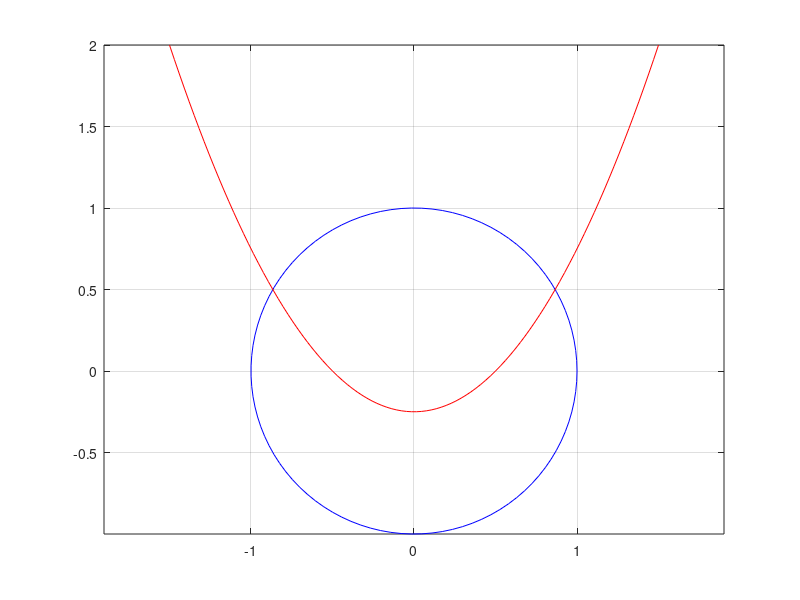

This chart was generated by the following MATLAB code: (Note: this script raises an error after producing the figure.)
clear all;

%graphic rappresentaton of the problem
U = linspace(0,2*pi);
X = cos(U); Y = sin(U);
plot(X,Y,'b')
grid on
hold on
f = @(x) 1/4*(4*x.^2-1);
X1 = linspace(-1.5,1.5);
Y1 = f(X1);
plot(X1,Y1,'r')
axis equal

%real solution
fun = @(x) root2d(x);
x0 = [1,1];
x = fsolve(fun, x0);

%approximation
g=@(u) 4*(cos(u)).^2-4*sin(u)-1;
g1=@(u) -8*sin(u).*cos(u)-4*cos(u);
nmax = 100;
toll = 1e-8;
u0=1;

[u_app, it] = newton_es1(g,g1,fun,u0,toll,nmax);
x_app = [cos(u_app); sin(u_app)];

err = norm(x-x_app(:,end)');

fprintf("iter: %3d \t X approssimata: %12.8f \t X vera: %12.8f \t err: %12.6e\n", it, x(1), x_app(1,end), err);

%the system is symmetric so the second root could be aproximated taking
%-x_app(1,end)


